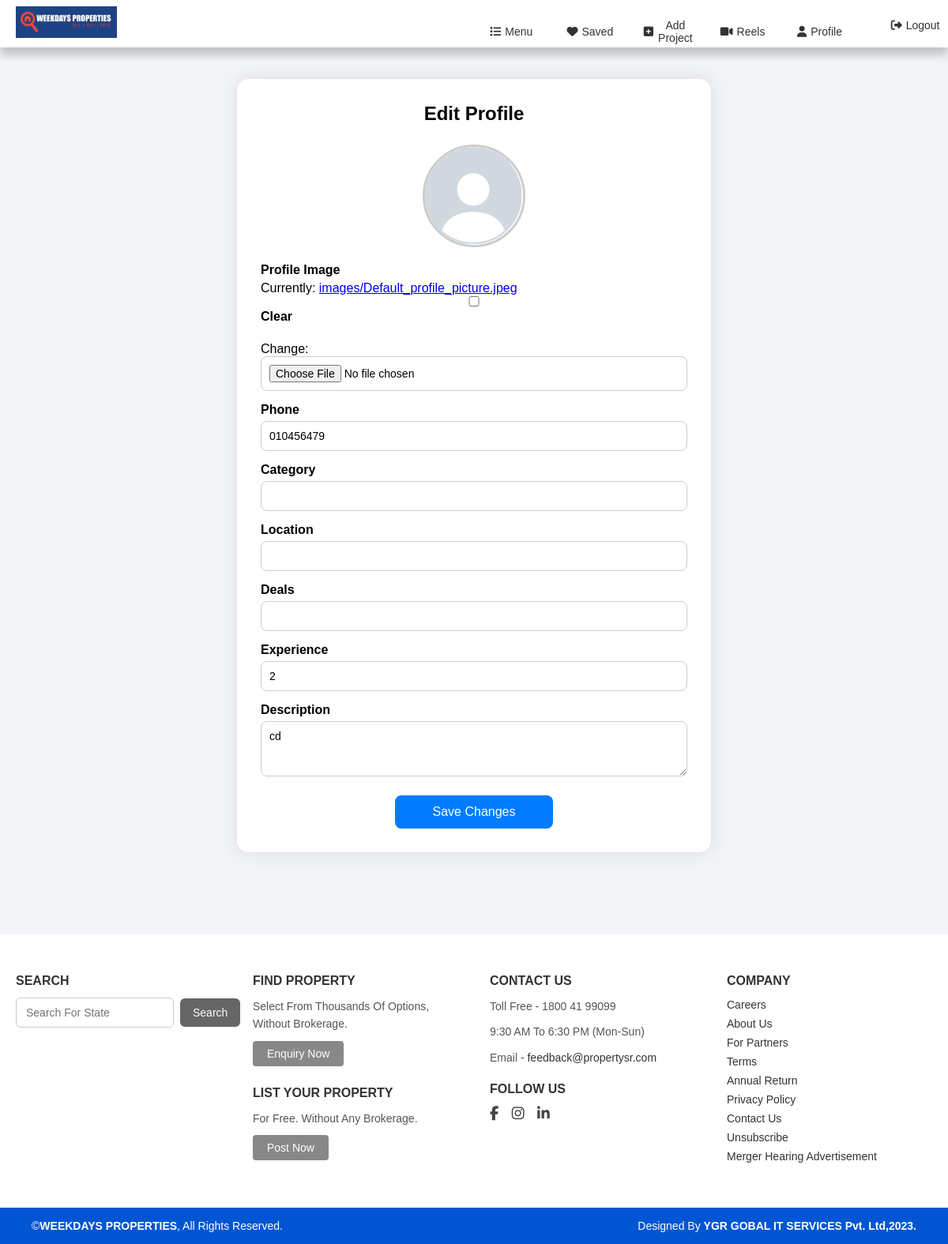
The page /profile/edit/ (signed in) on the database its author committed.
### prop/models.py (models this page shows, shortened)
class User(AbstractUser):
    phone = models.CharField(max_length=15, unique=True, null=True, blank=True)
    email = models.EmailField(unique=True)
    category = models.CharField(max_length=100, null=True, blank=True)
    role = models.CharField(max_length=20, choices=Role.choices, default=Role.PROFESSIONAL)
    plan_type = models.CharField(max_length=30, choices=PlanType.choices, null=True, blank=True)
    description = models.TextField(null=True, blank=True)
    location = models.CharField(max_length=255, null=True, blank=True)
    experience = models.IntegerField(null=True, blank=True)
    user_referral_code = models.CharField(max_length=50, null=True, blank=True, unique=True, help_text="This user's own unique referral code.")
    referred_by_code = models.CharField(max_length=50, null=True, blank=True, help_text="The referral code used by the user during registration.")
    deals = models.CharField(max_length=255, null=True, blank=True)
    radius = models.IntegerField(null=True, blank=True, default=5)
    profile_image_path = models.ImageField(upload_to='profile_images/', default='images/Default_profile_picture.jpeg', null=True, blank=True)
    company_logo_path = models.ImageField(upload_to='company_logos/', null=True, blank=True)
    company_wallpaper_path = models.ImageField(upload_to='company_wallpapers/', null=True, blank=True)
    company_name = models.CharField(max_length=255, null=True, blank=True)
    address = models.CharField(max_length=255, null=True, blank=True)
    logo_url = models.CharField(max_length=255, null=True, blank=True)
    click = models.BigIntegerField(default=0)
    leads = models.BigIntegerField(default=0)
    total_projects = models.IntegerField(null=True, blank=True)
    ongoing_projects = models.IntegerField(null=True, blank=True)
    completed_projects = models.IntegerField(null=True, blank=True)
    contact_number = models.CharField(max_length=15, null=True, blank=True)
    selected_duration = models.IntegerField(default=1)
    created_at = models.DateTimeField(default=timezone.now)
    updated_at = models.DateTimeField(auto_now=True)
    company_subscription_start_date = models.DateField(null=True, blank=True)
    company_subscription_end_date = models.DateField(null=True, blank=True)
    marketer_subscription_start_date = models.DateField(null=True, blank=True)
    marketer_subscription_end_date = models.DateField(null=True, blank=True)
    professionals_subscription_start_date = models.DateField(null=True, blank=True)
    professionals_subscription_end_date = models.DateField(null=True, blank=True)
    company_subscription_type = models.CharField(
        max_length=50,
        choices=CompanySubscriptionType.choices,
        null=True,
        blank=True
    )
    marketing_subscription_type = models.CharField(
        max_length=50,
        choices=MarketingSubscriptionType.choices,
        null=True,
        blank=True
    )
    professionals_subscription_type = models.CharField(
        max_length=50,
        choices=MarketingSubscriptionType.choices,
        null=True,
        blank=True
    )

### prop/views.py (the view)
# urls.py: path('profile/edit/', views.edit_profile, name='edit_profile'),
def edit_profile(request):
    user = request.user  # currently logged-in user
    if request.method == "POST":
        form = UserProfileForm(request.POST, request.FILES, instance=user)
        if form.is_valid():
            form.save()  # <-- updates the database
            return redirect('prop:profile')  # redirect back to profile page
    form = UserProfileForm(instance=user)
    return render(request, 'edit_profile.html', {'form': form})

### prop/forms.py
class UserProfileForm(forms.ModelForm):
    class Meta:
        model = User
        fields = [
            'phone',
            'category',
            'location',
            'deals',
            'experience',
            'description',
            'profile_image_path'
        ]
        widgets = {
            'description': forms.Textarea(attrs={'rows': 3}),
        }

### templates/edit_profile.html (shortened to what this page needs)
{% load static %}
<!DOCTYPE html>
<html lang="en">
<head>
</head>
<body>
{% include 'NavBar.html' %}
<div class="profile-container">
    <h2 style="text-align:center; margin-bottom:25px;">Edit Profile</h2>
    <form method="POST" enctype="multipart/form-data">
        <div class="profile-header">
            {% if data.profile_image_path %}
                <img src="{{ data.profile_image_path.url }}" class="profile-img" id="profilePreview" alt="Profile Image">
            {% else %}
                <img src="{% static 'images/Default_profile_picture.jpeg' %}" class="profile-img" id="profilePreview" alt="Default Image">
            {% endif %}
        </div>
        <div class="form-group">
            <label for="id_profile_image_path">Profile Image</label>
            {{ form.profile_image_path }}
        </div>
        <div class="form-group">
            <label for="id_phone">Phone</label>
            {{ form.phone }}
        </div>
        <div class="form-group">
            <label for="id_category">Category</label>
            {{ form.category }}
        </div>
        <div class="form-group">
            <label for="id_location">Location</label>
            {{ form.location }}
        </div>
        <div class="form-group">
            <label for="id_deals">Deals</label>
            {{ form.deals }}
        </div>
        <div class="form-group">
            <label for="id_experience">Experience</label>
            {{ form.experience }}
        </div>
        <div class="form-group">
            <label for="id_description">Description</label>
            {{ form.description }}
        </div>
        <button type="submit" class="btn">Save Changes</button>
    </form>
</div>
{% include 'footer.html' %}
</body>
</html>

### static/css/navbar.css (style rules this page uses)
* { margin: 0; padding: 0; box-sizing: border-box; font-family: Arial, sans-serif; }
button { cursor: pointer; outline: none; background-color: #0d6efd; }

### templates/edit_profile.html (style rules this page uses)
body { font-family: "Poppins", sans-serif; background: #f2f4f8; margin: 0; padding: 0; }
.profile-container { width: 50%; margin: 50px auto; background: #fff; padding: 30px; border-radius: 15px; box-shadow: 0 0 25px rgba(0,0,0,0.1); margin-top: 100px; }
.profile-header { display: flex; justify-content: center; margin-bottom: 20px; }
.profile-img { width: 130px; height: 130px; border-radius: 50%; object-fit: cover; border: 3px solid #ccc; }
.form-group { margin-bottom: 15px; }
.form-group label { display: block; font-weight: 600; margin-bottom: 5px; }
.form-group input, .form-group textarea, .form-group select { width: 100%; padding: 10px; border-radius: 8px; border: 1px solid #ccc; font-size: 14px; }
textarea { resize: vertical; }
.btn { padding: 12px 25px; border-radius: 8px; border: none; background: #007bff; color: white; cursor: pointer; font-size: 16px; display: block; margin: 20px auto 0; width: 50%; max-width: 200px; text-align: center; }

### rows shown on the page
User: phone "010456479", experience "2", description "cd"
